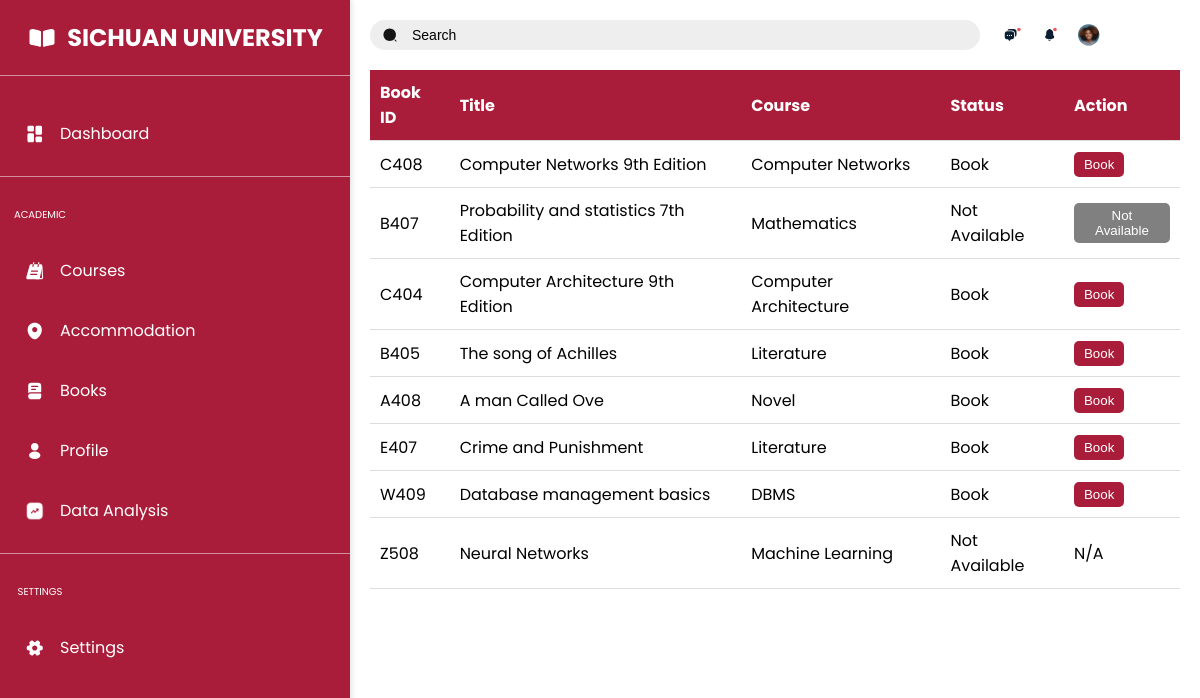
/books, run on the app's committed database.
### tables this page shows
CREATE TABLE books (
                       id INTEGER PRIMARY KEY AUTOINCREMENT,
                       bookId TEXT NOT NULL,
                       title TEXT NOT NULL,
                       course TEXT NOT NULL,
                       status TEXT NOT NULL
            );

### app.py (the view)
@app.route('/books')
def books():
    books = get_books()
    if books is not None:
        return render_template('books.html', books=books)
    else:
        flash('Error fetching books.','error')
        return redirect(url_for('dashboard'))

### app.py (called while the page is built)
def get_db_connection():
    conn = sqlite3.connect('student_info_system.db')
    conn.row_factory = sqlite3.Row  # This allows us to access columns by name
    return conn

def get_books():
    try:
        conn = get_db_connection()
        books = conn.execute('SELECT * FROM books').fetchall()
        conn.close()
        return books
    except sqlite3.Error as e:
        print(f"Error fetching books: {e}")
        return None

### templates/books.html (shortened to what this page needs)
<!DOCTYPE html>
<html lang="en">
<head>
</head>
<body>
    <div class="sidebar">
        <div class="title">
            <img src="/static/img/book.svg" alt="Book Icon" width="30" height="30">
            <h1>SICHUAN UNIVERSITY</h1>
        </div>
        <hr>
        <a href="/dashboard" class="button">
            <img src="/static/img/dash.svg" alt="Dash Icon" width="20" height="20">
            Dashboard
        </a>
        <hr>
        <p>ACADEMIC</p>
        <a href="/courses" class="button">
            <img src="/static/img/menu.svg" alt="Menu Icon" width="20" height="20">
            Courses
        </a>
        <a href="/accommodations" class="button">
            <img src="/static/img/location.svg" alt="Location Icon" width="20" height="20">
            Accommodation
        </a>
        <a href="/books" class="button">
            <img src="/static/img/books.svg" alt="Books Icon" width="20" height="20">
            Books
        </a>
        <a href="/profile" class="button">
            <img src="/static/img/profile.svg" alt="Profile Icon" width="20" height="20">
            Profile
        </a>
        <a href="/analysis" class="button">
            <img src="/static/img/analysis.png" alt="Analysis Icon" width="20" height="20">
            Data Analysis
        </a>
        <hr>
        <p>SETTINGS</p>
        <a href="#" class="button">
            <img src="/static/img/SET.svg" alt="Settings Icon" width="20" height="20">
            Settings
        </a>
    </div>
    <div class="content">
        <img class="icons" src="/static/img/icons.svg" alt="Icons" width="100" height="100">
        <div class="search-bar">
            <img src="/static/img/search-normal.svg" alt="Search Icon" width="20" height="20">
            <input type="text" placeholder="Search">
        </div>
        <table>
            <thead>
                <tr>
                    <th>Book ID</th>
                    <th>Title</th>
                    <th>Course</th>
                    <th>Status</th>
                    <th>Action</th>
                </tr>
            </thead>
            <tbody>
                {% for book in books %}
                    <tr>
                        <td>{{ book.bookId }}</td>
                        <td>{{ book.title }}</td>
                        <td>{{ book.course }}</td>
                        <td>{{ book.status }}</td>
                        <td>
                            {% if book['status'] == 'Book' %}
                            <button onclick="bookBook('{{ book.Id }}')">Book</button>
                            {% elif book['status'] == 'Not Available' %}
                            <button class="disabled-button" disabled>Not Available</button>
                            {% else %}
                            N/A
                            {% endif %}
                        </td>
                    </tr>
                {% endfor %}
            </tbody>
        </table>
    </div>
</body>
</html>

### templates/books.html (style rules this page uses)
body, html { margin: 0; padding: 0; height: 100%; font-family: 'Poppins', sans-serif; display: flex; }
.sidebar { width: 100%; max-width: 350px; min-width: 200px; height: 100%; background-color: #A91D3A; position: fixed; left: 0; top: 0; overflow: auto; box-shadow: 2px 0 5px rgba(0,0,0,0.1); display: flex; flex-direction: column; padding-top: 20px; align-items: center; }
.sidebar .title { display: flex; align-items: center; justify-content: center; color: white; }
.sidebar .title img { margin-right: 10px; }
.sidebar .title h1 { font-size: 24px; font-weight: bold; margin: 0; }
.sidebar .button { width: 300px; background-color: #A91D3A; color: white; border: none; border-radius: 30px; padding: 10px; display: flex; align-items: center; justify-content: flex-start; cursor: pointer; transition: transform 0.3s ease, background-color 0.3s ease; text-decoration: none; font-size: 16px; margin-top: 15px; }
.sidebar .button img { margin-right: 15px; }
.sidebar hr { width: 100%; margin: 20px 0; height: 1px; background-color: white; opacity: 0.5; border: none; }
.sidebar p { color: white; font-size: 10px; margin-left: -270px; }
.content { margin-left: 350px; padding: 20px; flex-grow: 1; }
.icons { position: absolute; left: 1000px; top: -15px; }
.search-bar { width: 100%; max-width: 590px; height: 30px; background-color: #EEEEEE; border-radius: 30px; display: flex; align-items: center; padding: 0 10px; margin-bottom: 20px; }
.search-bar img { margin-right: 10px; }
.search-bar input { border: none; background: none; outline: none; width: 100%; font-size: 14px; color: black; }
.search-bar input::placeholder { color: black; }
table { width: 100%; border-collapse: collapse; margin-bottom: 20px; }
th, td { padding: 10px; text-align: left; border-bottom: 1px solid #ddd; }
th { background-color: #A91D3A; color: white; }
td button { padding: 5px 10px; border: none; border-radius: 5px; cursor: pointer; background-color: #A91D3A; color: white; transition: background-color 0.3s ease; }
.disabled-button { background-color: gray; color: white; cursor: not-allowed; }

### data on the page
books: bookId "C408", title "Computer Networks 9th Edition", course "Computer Networks", status "Book"
books: bookId "B407", title "Probability and statistics 7th Edition", course "Mathematics", status "Not Available"
books: bookId "C404", title "Computer Architecture 9th Edition", course "Computer Architecture", status "Book"
books: bookId "B405", title "The song of Achilles", course "Literature", status "Book"
books: bookId "A408", title "A man Called Ove", course "Novel", status "Book"
books: bookId "E407", title "Crime and Punishment", course "Literature", status "Book"
books: bookId "W409", title "Database management basics", course "DBMS", status "Book"
books: bookId "Z508", title "Neural Networks", course "Machine Learning", status "Not Available", shows "N/A"
